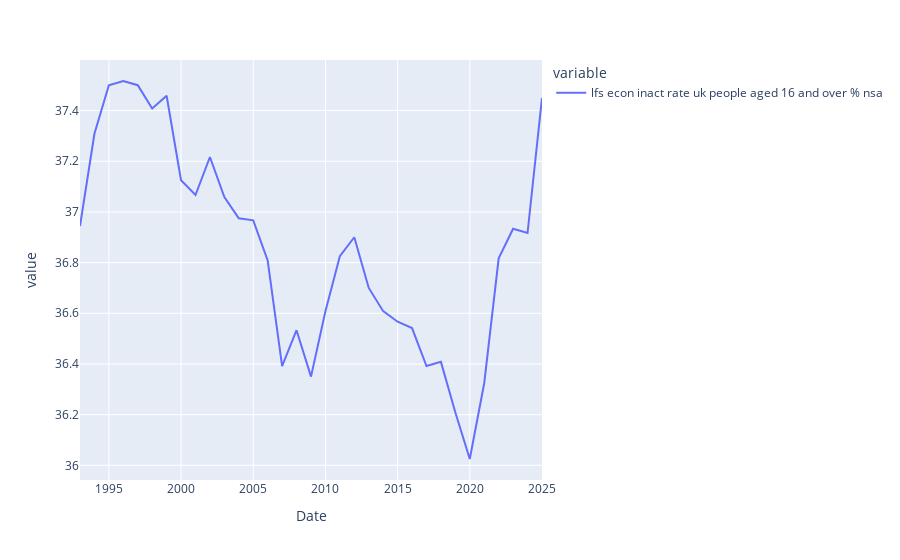

The code cell stored with this chart in its notebook:
### Code cell
lfs_df['lfs econ inact rate uk people aged 16 and over % nsa'].resample('1YE').mean().plot()

### Figure 1 — Plotly figure (JSON) as saved in the notebook; plotly's stock layout.template omitted (floating-point values rounded to 4 significant figures)
{"data": [{"hovertemplate": "variable=lfs econ inact rate uk people aged 16 and over % nsa<br>Date=%{x}<br>value=%{y}<extra></extra>", "legendgroup": "lfs econ inact rate uk people aged 16 and over % nsa", "line": {"color": "#636efa", "dash": "solid"}, "marker": {"symbol": "circle"}, "mode": "lines", "name": "lfs econ inact rate uk people aged 16 and over % nsa", "orientation": "v", "showlegend": true, "type": "scatter", "x": ["1992-12-31T00:00:00", "1993-12-31T00:00:00", "1994-12-31T00:00:00", "1995-12-31T00:00:00", "1996-12-31T00:00:00", "1997-12-31T00:00:00", "1998-12-31T00:00:00", "1999-12-31T00:00:00", "2000-12-31T00:00:00", "2001-12-31T00:00:00", "2002-12-31T00:00:00", "2003-12-31T00:00:00", "2004-12-31T00:00:00", "2005-12-31T00:00:00", "2006-12-31T00:00:00", "2007-12-31T00:00:00", "2008-12-31T00:00:00", "2009-12-31T00:00:00", "2010-12-31T00:00:00", "2011-12-31T00:00:00", "2012-12-31T00:00:00", "2013-12-31T00:00:00", "2014-12-31T00:00:00", "2015-12-31T00:00:00", "2016-12-31T00:00:00", "2017-12-31T00:00:00", "2018-12-31T00:00:00", "2019-12-31T00:00:00", "2020-12-31T00:00:00", "2021-12-31T00:00:00", "2022-12-31T00:00:00", "2023-12-31T00:00:00", "2024-12-31T00:00:00"], "xaxis": "x", "y": [36.94, 37.31, 37.5, 37.52, 37.5, 37.41, 37.46, 37.12, 37.07, 37.22, 37.06, 36.98, 36.97, 36.81, 36.39, 36.53, 36.35, 36.61, 36.82, 36.9, 36.7, 36.61, 36.57, 36.54, 36.39, 36.41, 36.21, 36.02, 36.32, 36.82, 36.93, 36.92, 37.45], "yaxis": "y"}], "layout": {"legend": {"title": {"text": "variable"}, "tracegroupgap": 0}, "margin": {"t": 60}, "xaxis": {"anchor": "y", "domain": [0, 1], "title": {"text": "Date"}}, "yaxis": {"anchor": "x", "domain": [0, 1], "title": {"text": "value"}}}}
